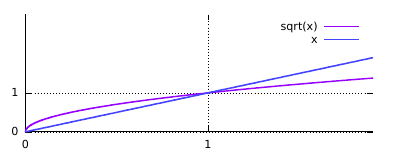

Write the gnuplot code that produced this figure.
set style line 1 linecolor rgb '#000000' linetype 1 linewidth 2
set style line 2 linecolor rgb '#9600ff' linetype 1 linewidth 4
set style line 3 linecolor rgb '#4444ff' linetype 1 linewidth 4

unset border
set grid
set xtics ("0" 0, "1" 1)
set ytics ("0" 0, "1" 1)
set xrange [ 0 : 1.9 ]
set yrange [ 0 : 3 ]
set xzeroaxis ls 1 lw 3
set yzeroaxis ls 1 lw 3
set samples 10000

set terminal pdf size 10cm, 4cm dashed
set output "fixpunkt.pdf"

plot sqrt(x) w l ls 2, x w l ls 3
